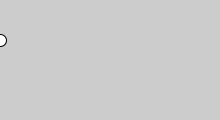
Frame 1 (no input)
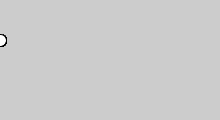
Frame 60 (the mouse pressed at the canvas centre just before this capture)
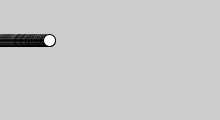
Frame 120 (the mouse held since frame 60 and released just before this capture)

The Processing sketch that drew these frames (run headless with seeded random() and noise(); from frame 60 on, the mouse is pressed at the canvas centre):

// Processing sketch: sketch_8sllow
// ── sketch_8sllow.pde
float x;
float easing = 0.01;

void setup() {
  size(220,120);
}

void draw() {
  // マウスのx座標を目標に
  float targetX = mouseX;
  // 徐々に近づく（イージング）
  x += (targetX - x)*easing;

  // 円を描く
  ellipse(x,40,12,12);

  // 目標値と現在位置を出力
  println(targetX + " : " + x );
}
